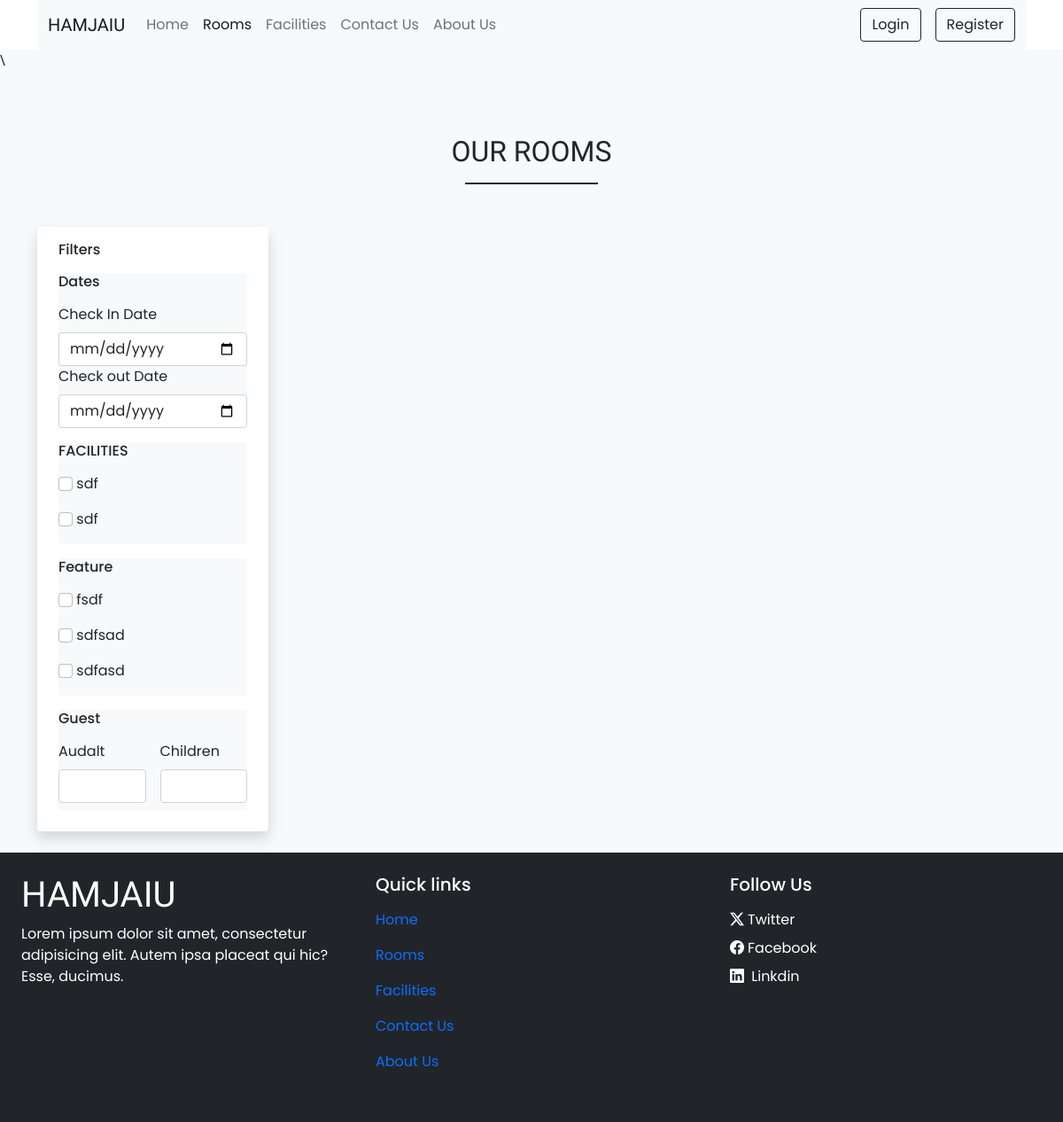
Page /rooms.php on the earlier database version.
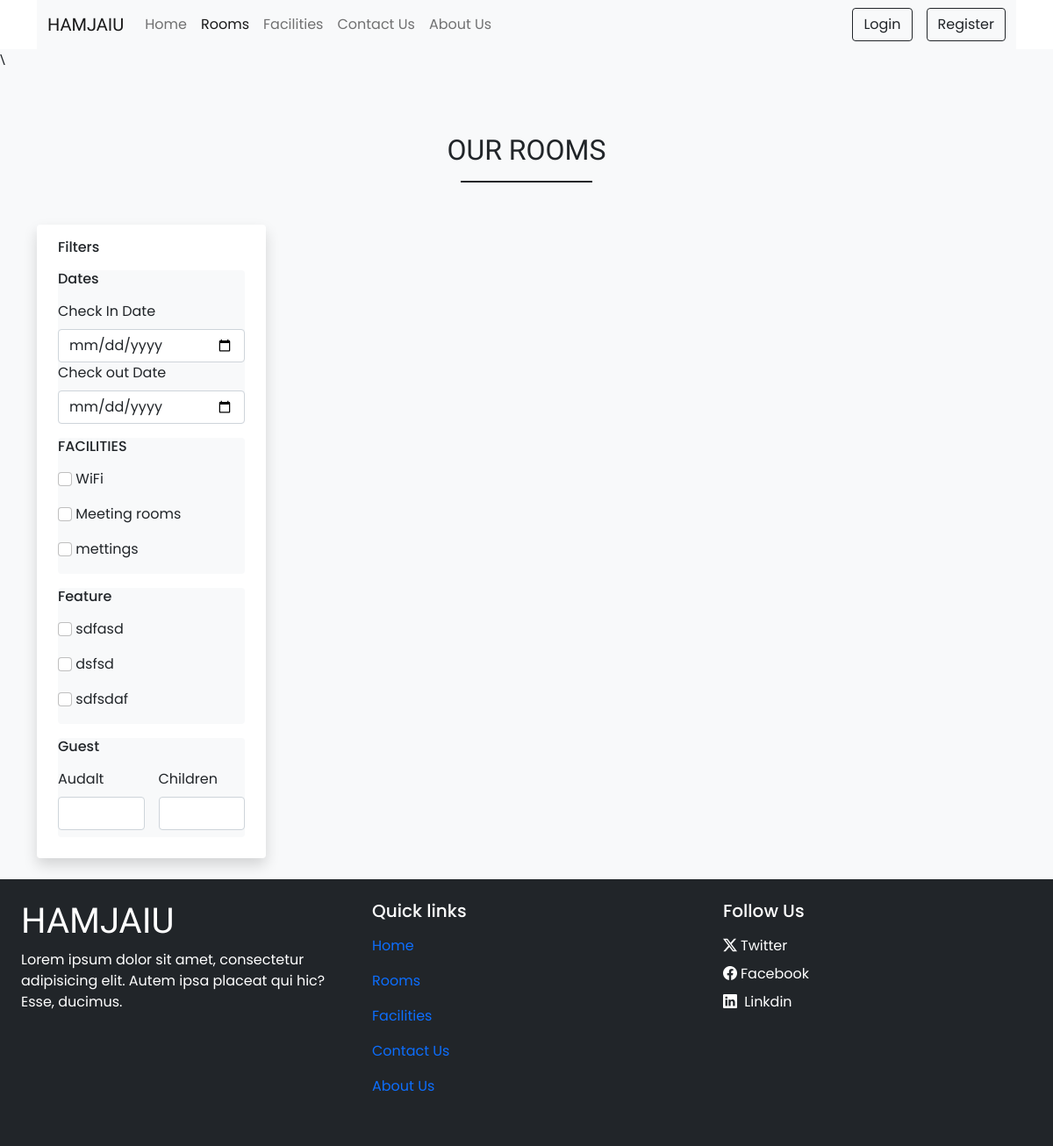
Same page on the later database version.
### tables this page shows
CREATE TABLE `site_title` (
  `sr_no` int(11) NOT NULL,
  `site_name` varchar(150) NOT NULL,
  `site_address` varchar(150) NOT NULL,
  `site_shoutdown` tinyint(1) NOT NULL
);

CREATE TABLE `facilities` (
  `id` int(11) NOT NULL,
  `name` varchar(100) NOT NULL,
  `desc` varchar(150) NOT NULL,
  `icon` varchar(150) NOT NULL
);

CREATE TABLE `feature_facility` (
  `id` int(11) NOT NULL,
  `name` varchar(100) NOT NULL
);

### admin/db/functions.php (called while the page is built, shortened)
<?php
require('connection.php');
function selectAll ($table){
  global $conn;
  $res = mysqli_query($conn,"SELECT * FROM $table");
  return $res;
}
function select($query,$value,$data_type){
    global $conn;
    $stmt = $conn->prepare($query);
    if($stmt){
      mysqli_stmt_bind_param($stmt,$data_type,...$value);
      if(mysqli_stmt_execute($stmt)){
        $res = mysqli_stmt_get_result($stmt);
        return $res;
      }else{
        die("Query Cannot be Executed- select");
        mysqli_stmt_close($stmt);
      }
    }else{
        echo "error";
    }
}
?>

### rooms.php (the view, shortened to what this page needs)
<!DOCTYPE html>
<html lang="en">
<head>
  <?php require ("./inc/links.php") ?>
</head>
<body class="bg-light">
  <div class="container-fluid bg-white">
    <div class="container">
      <?php require ("./components/header.php") ?>
  </div>\
  <?php
$default_check_in = "";
$default_check_out = "";
$default_children = "";
$default_adults = "";
?>
  <div class="my-5 px-4">
    <h2 class="mt-4 mb-1 pt-4 text-center font-bold merinda">OUR ROOMS</h2>
    <div class="h-line bg-dark mb-5"></div>
  </div>
  <div class="container">
    <div class="row">
      <div class="col-lg-3  " id="filter_section">
        <nav class="navbar navbar-expand-lg navbar-light bg-white rounded shadow">
          <div class="container d-flex flex-lg-column align-items-stretch">
            <h6 class="mt-2 ">Filters</h6>
            <div class="collapse navbar-collapse flex-lg-column mt-2 align-items-stretch " id="rooms_filter">
              <div class=" bg-light rounded mb-3">
                <h6 class="mb-3 d-flex justify-content-between">Dates
                </h6>
                <div class="">
                  <label for="checkin_date" class="form-label">Check In Date
                  </label>
                  <input type="date" onchange="check_room_aval()" value="<?php echo $default_check_in; ?>" name="checkin_date" class="form-control shadow-none" id="checkin_date" />
                </div>
                <div class="">
                  <label for="checkout_date" class="form-label">Check out Date
                  </label>
                  <input type="date" class="form-control shadow-none" id="checkout_date" name="checkout_date" value="<?php echo $default_check_out; ?>"  onchange="check_room_aval()" />
                </div>
              </div>
              <div class=" bg-light rounded mb-3">
                <h6 class="mb-3 d-flex justify-content-between">
                  FACILITIES
                </h6>
            <?php
            $facility_query = selectAll('facilities');
            $facility_output  ="";
            while($row = mysqli_fetch_assoc($facility_query)){
              $facility_output .= " <div class='mb-2'>
              <input name='facilitys' value='$row[id]' onclick='filter_facility()' type='checkbox' class='form-check-input shadow-none' id='$row[id]' />
              <label for='$row[id]'  class='form-label'>
              $row[name]
              </label>
            </div>";
            }
            echo $facility_output;
            ?>
              </div>
              <div class=" bg-light rounded mb-3">
                <h6 class="mb-3 d-flex justify-content-between">
                  Feature
                </h6>
                <?php
            $featuer_query = selectAll('feature_facility');
            $feature_output  ="";
            while($row = mysqli_fetch_assoc($featuer_query)){
              $feature_output .= " <div class='mb-2'>
              <input type='checkbox' name='feature' value='$row[id]' onclick='check_features()' class='form-check-input shadow-none' id='$row[id]' />
              <label for='$row[id]' class='form-label'>
              $row[name]
              </label>
            </div>";
            }
            echo $feature_output;
            ?>
              </div>
              <div class=" bg-light rounded mb-3">
              <h6 class="mb-3 d-flex justify-content-between">
                  Guest
                </h6>
                <div class="mb-2 d-flex ">
                  <div class="guest me-3">
                    <label for="audalt" class="form-label">
                      Audalt
                    </label>
                    <input min="1" value="<?php echo $default_adults; ?>"  type="number" oninput="guest_filter()" class="form-control shadow-none" id="audalt" />
                  </div>
                  <div class="guest">
                    <label for="children" class="form-label">
                      Children
                    </label>
                    <input value="<?php echo $default_children; ?>"  min="1" type="number"  oninput="guest_filter()"class="form-control shadow-none" id="children" />
                  </div>
                </div>
              </div>
            </div>
          </div>
        </nav>
      </div>
      <div class="col-lg-9 col-md-12 " id="room_data">
      </div>
    </div>
  </div>
  <?php require ("components/footer.php"); ?>
</body>
</html>

### inc/links.php (shortened to what this page needs)
<link href="https://cdn.jsdelivr.net/npm/bootstrap@5.0.2/dist/css/bootstrap.min.css" rel="stylesheet">
<link rel="stylesheet" href="https://cdn.jsdelivr.net/npm/bootstrap-icons@1.11.3/font/bootstrap-icons.min.css">
<link rel="stylesheet" href="./css/style.css">

### components/header.php (shortened to what this page needs)
<?php
$contact_data = "SELECT * FROM `site_title` WHERE sr_no =?";
$val =[1];
$data = select($contact_data,$val,'i');
$site_title = mysqli_fetch_assoc($data);
?>
<header>
    <nav id="navbers" class="navbar navbar-expand-lg navbar-light bg-light">
        <div class="container-fluid">
            <a class="navbar-brand merinda" href="index.php"><?php echo $site_title['site_name'] ?></a>
            <div class="collapse navbar-collapse" id="navbarSupportedContent">
                <ul class="navbar-nav me-auto mb-2 mb-lg-0">
                    <li class="nav-item">
                        <a class="nav-link " aria-current="page" href="index.php">Home</a>
                    </li>
                    <li class="nav-item">
                        <a class="nav-link" href="rooms.php">Rooms</a>
                    </li>
                    <li class="nav-item">
                        <a class="nav-link " href="facilities.php">Facilities</a>
                    </li>
                    <li class="nav-item">
                        <a class="nav-link " href="contact-us.php">Contact Us</a>
                    </li>
                    <li class="nav-item">
                        <a class="nav-link " href="about.php"> About Us</a>
                    </li>
                </ul>
                <div class="d-flex">
                    <button type="button" class="btn btn-outline-dark shadow-none me-lg-3 me-2" data-bs-toggle="modal"
                        data-bs-target="#loginModal">
                        Login
                    </button>
                    <button type="button" class="btn btn-outline-dark shadow-none " data-bs-toggle="modal"
                        data-bs-target="#registerModal">
                        Register
                    </button>
                </div>
            </div>
        </div>
    </nav>
    </div>
    </div>

### components/footer.php (shortened to what this page needs)
<div class="container-fluid mt-4">
      <div class="row bg-dark">
        <div class="col-lg-4 col mb-4 text-white p-4">
          <h1 class="merinda">HAMJAIU</h1>
          <p>Lorem ipsum dolor sit amet, consectetur adipisicing elit. Autem ipsa placeat qui hic? Esse, ducimus.</p>
        </div>
        <div class="col-lg-4 col mb-4 text-white p-4">
          <h5 class="">Quick links</h5>
          <ul class="navbar-nav me-auto mb-2 mb-lg-0">
            <li class="nav-item">
                <a class="nav-link active" aria-current="page" href="#">Home</a>
            </li>
            <li class="nav-item">
                <a class="nav-link" href="#">Rooms</a>
            </li>
            <li class="nav-item">
                <a class="nav-link " href="#">Facilities</a>
            </li>
            <li class="nav-item">
                <a class="nav-link " href="#">Contact Us</a>
            </li>
            <li class="nav-item">
                <a class="nav-link " href="#"> About Us</a>
            </li>
        </ul>
        </div>
        <div class="col-lg-4 col mb-4 text-white p-4">
          <h5>Follow Us</h5>
          <a
            class="d-inline-block text-decoration-none text-white mt-2"
            href="tel:+01626699"
          >
            <i class="bi bi-twitter-x pe-1"></i>Twitter
          </a><br>
          <a
            class="d-inline-block text-decoration-none text-white mt-2"
            href="tel:+01626699"
          >
            <i class="bi bi-facebook pe-1"></i>Facebook
          </a><br>
          <a
            class="d-inline-block text-decoration-none text-white mt-2"
            href="tel:+01626699"
          >
          <i class="bi bi-linkedin pe-1"></i> Linkdin</a
          >
        </div>
      </div>
    </div>

### css/style.css (style rules this page uses)
* { font-family: "Poppins", sans-serif; }
.merinda { font-family: "Merienda", cursive; }
.h-line { width: 150px; margin: 16PX auto auto; height: 2px; }

Differences in the rows shown:
removed facilities: name "sdf"
removed facilities: name "sdf"
removed feature_facility: name "fsdf"
removed feature_facility: name "sdfsad"
added facilities: name "WiFi"
added facilities: name "Meeting rooms"
added facilities: name "mettings"
added feature_facility: name "dsfsd"
added feature_facility: name "sdfsdaf"
